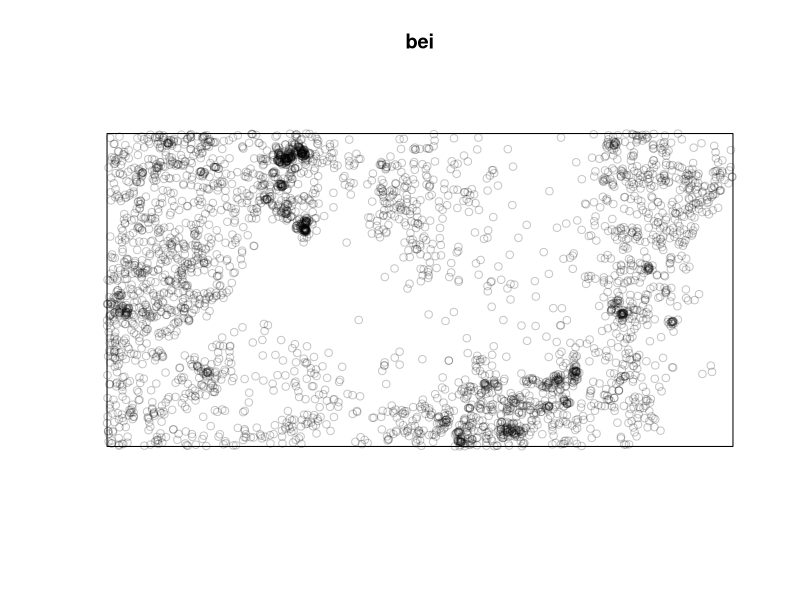
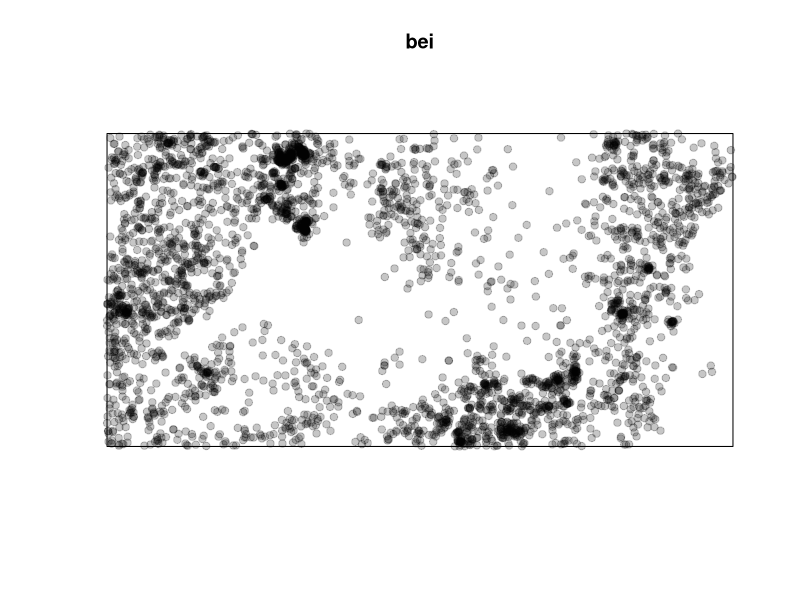
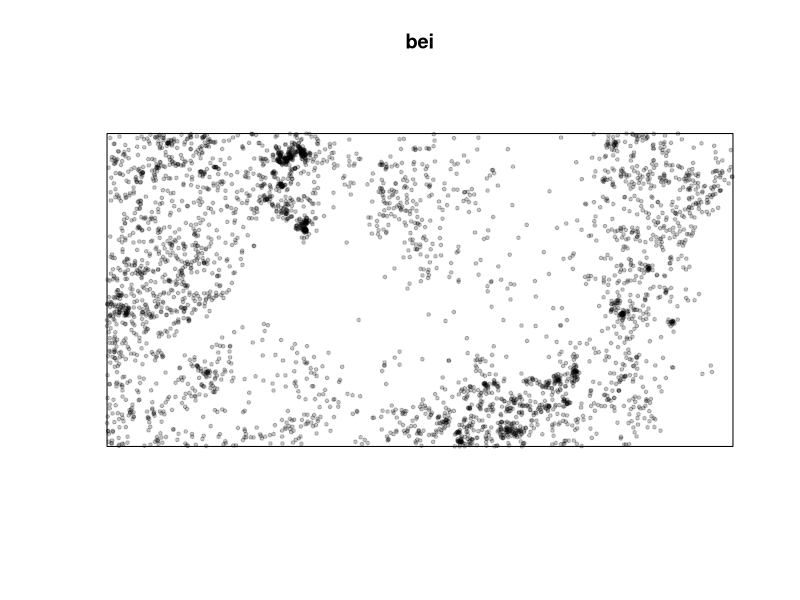
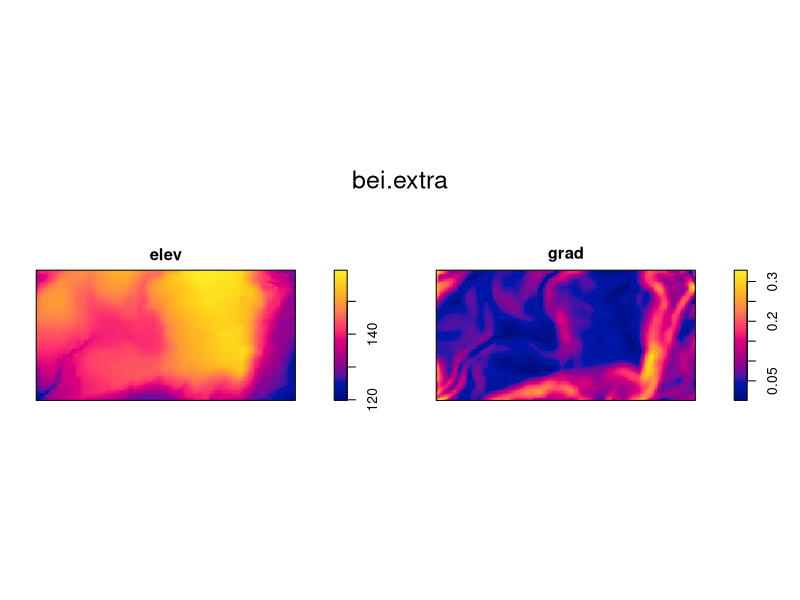
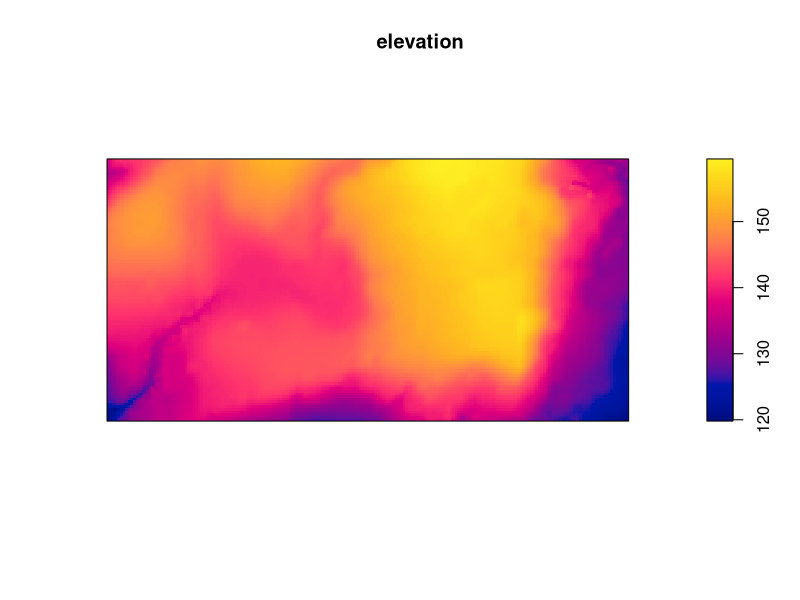
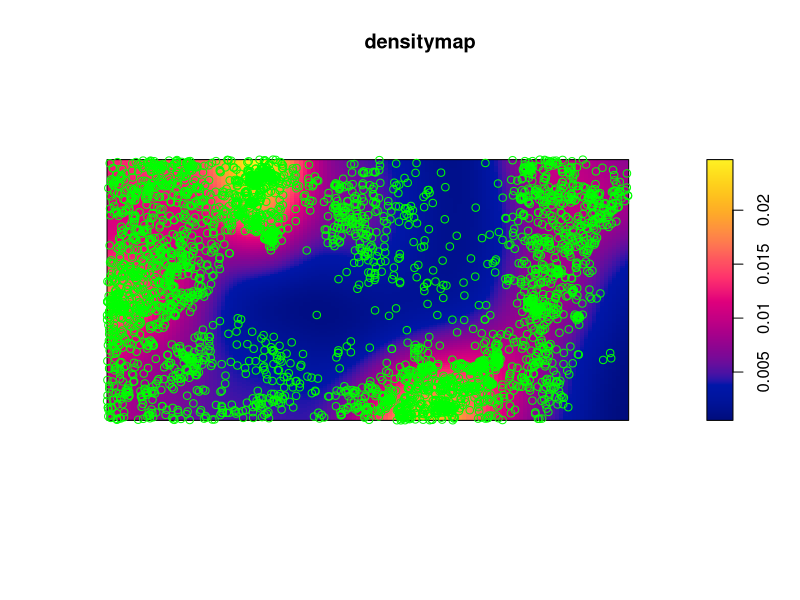
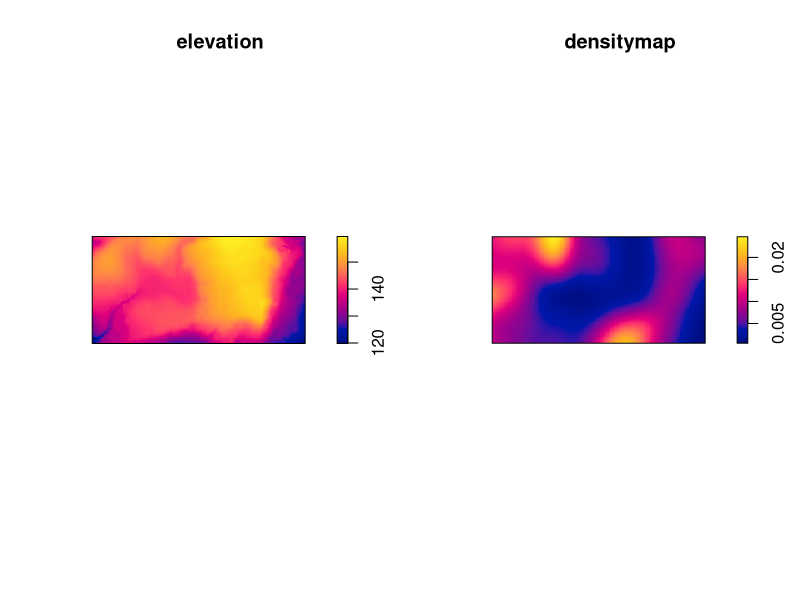
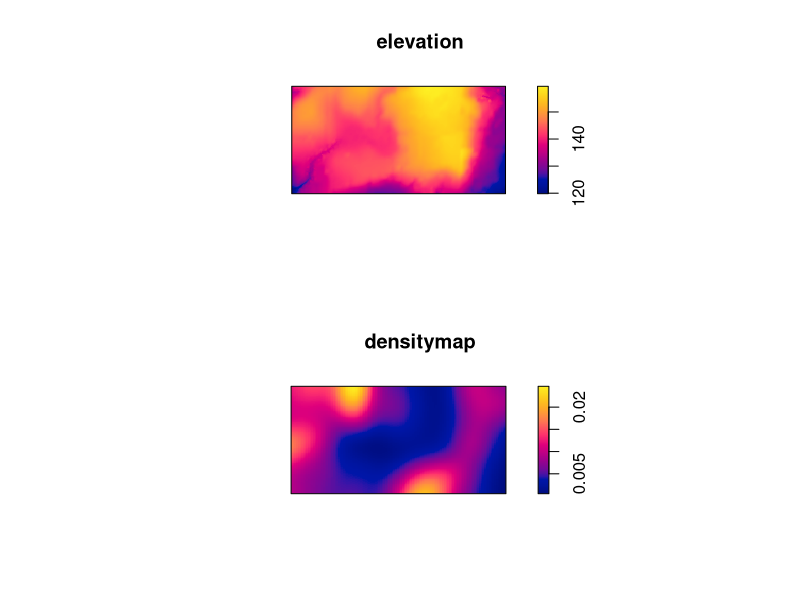

These charts were generated, in order, by the following R code:
# Install and load the required package for point pattern analysis
# We use the spatstat package to deal with population ecology
install.packages("spatstat")  
library(spatstat)  

# Using the 'bei' dataset
bei  # Displays the dataset
plot(bei)  # Basic plot of the points in 'bei'
plot(bei, pch = 19)  # Change point symbols
plot(bei, pch = 19, cex = 0.5)  # Adjust point size

# Additional datasets
bei.extra  # Contains additional data such as elevation
plot(bei.extra)  # Displays two images: elevation and gradient

# Extracting elevation data, first method
elevation <- bei.extra$elev  # Extract elevation data
plot(elevation)  # Plot only elevation

# Extracting elevation data, second method
elevation <- bei.extra[[1]]

# Create a density map from points
densitymap <- density(bei)  
plot(densitymap)
points(bei, col = "green")

# Plotting maps side by side
par(mfrow = c(1,2))  
plot(elevation)
plot(densitymap)

# Plotting maps stacked (one on top of the other)
par(mfrow = c(2,1))  
plot(elevation)  
plot(densitymap)  

dev.off()  # Reset plotting settings

# Changing colors of the density map
cl <- colorRampPalette(c("red", "orange", "yellow"))(3)  # 3-color gradient
plot(densitymap, col = cl)  

# Increasing gradient levels
cl <- colorRampPalette(c("red", "orange", "yellow"))(10)  # More refined gradient
plot(densitymap, col = cl)  

cl <- colorRampPalette(c("red", "orange", "yellow"))(100)  # High-gradient smooth transition
plot(densitymap, col = cl)  

# Search online for "colors in R" for more customization options

# Exercise: change the color ramp palette using different colors
cl <- colorRampPalette(c("lightpink", "plum3", "mistyrose2"))(100)  

# Exercise: build a multiframe and plot the densitymap with two different color ramp palettes one beside the other
par(mfrow = c(1,2))  
cln <- colorRampPalette(c("purple1", "orchid2", "palegreen3", "paleturquoise"))(100)  
plot(densitymap, col = cln)  

clg <- colorRampPalette(c("green4", "green3", "green2", "green1", "green"))(100)  
plot(densitymap, col = clg)  

dev.off()
